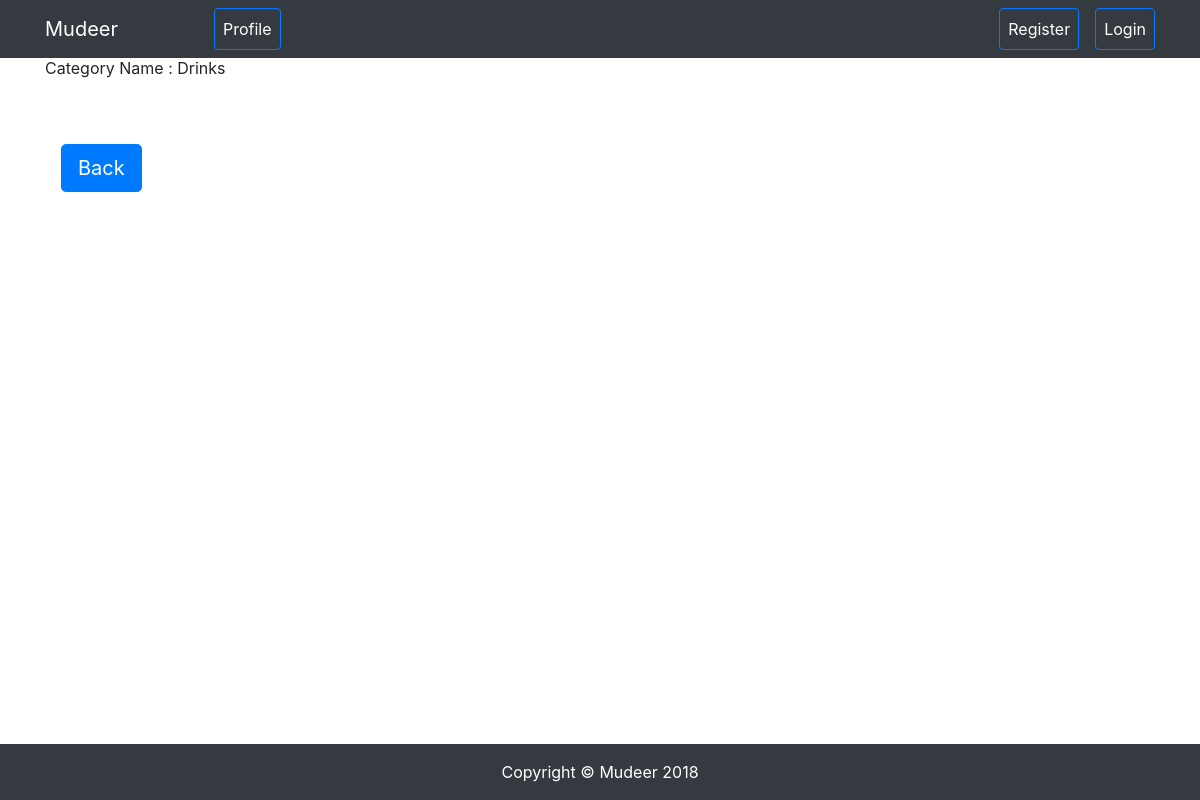
The app's page /categoryDetails/4/, older data.
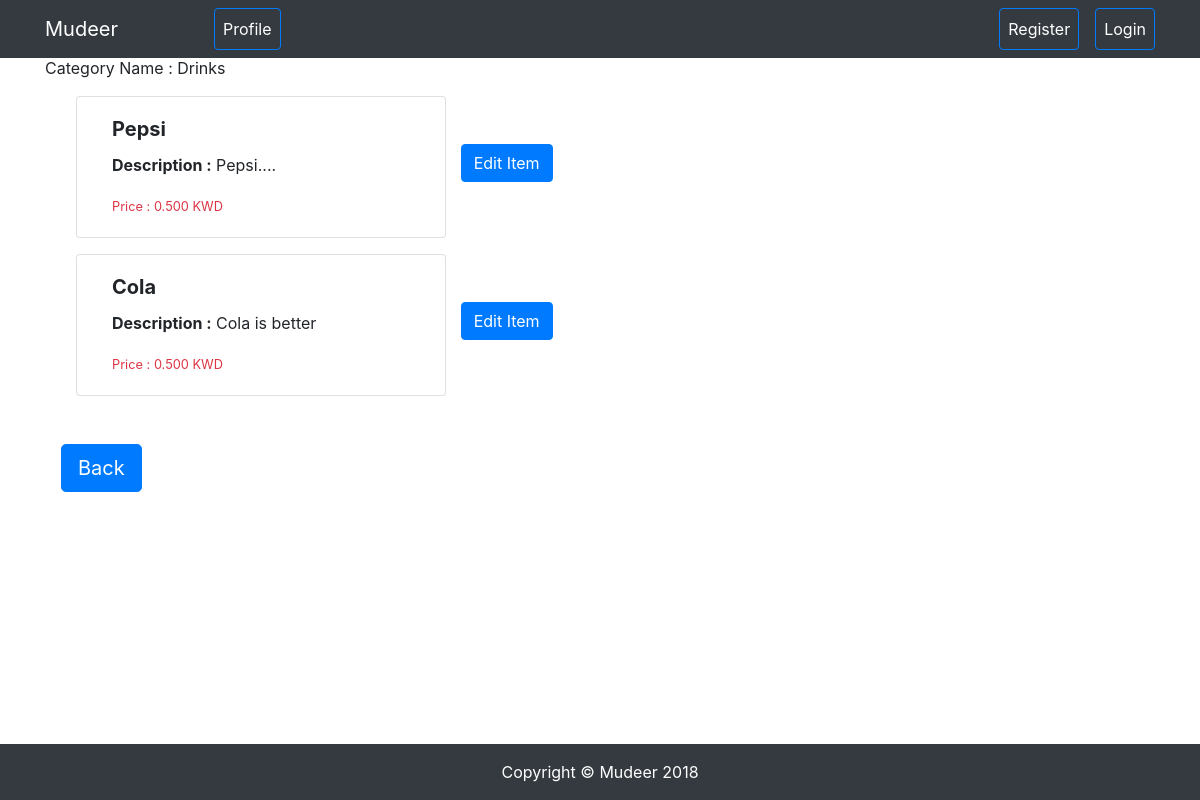
The same page, newer data.
### POSsystem/models.py (models this page shows, shortened)
class Item(models.Model):
	category = models.ForeignKey(Category, on_delete=models.CASCADE)
	name = models.CharField(max_length=25)
	description = models.TextField()
	price = models.DecimalField(max_digits=5, decimal_places=3)

### POSsystem/views.py (the view)
# urls.py: path('categoryDetails/<int:category_id>/', views.categoryDetails, name='categoryDetails'),
def categoryDetails(request, category_id):
	context = {
		"category": Category.objects.get(id=category_id)
		}
	return render(request, 'categoryDetails.html', context)

### POSsystem/templates/categoryDetails.html (shortened to what this page needs)
{% extends "base.html" %}
{% block content %}
<p>Category Name : {{category.name}}</p>
	{% for item in category.item_set.all %}
	<div class="card-deck ml-3 mt-3 ">
	  <div class="card col-md-4">
	    <div class="card-body">
	      <h5 class="card-title"> <strong> {{item.name}} </strong></h5>
	      <p class="card-text"><strong>Description :</strong> {{item.description}}</p>
	      <p class="card-text text-danger"><small class="">Price : {{item.price}} KWD</small></p>
	    </div>
	  </div>
	  <a href="{% url 'update_item' item_id=item.id %}"><button type="button" class="ml-5 mt-5 mx-auto btn btn-primary">Edit Item</button></a>
	</div>
	 {% endfor %}
	<a href="{% url 'detail' restaurant_id=category.restaurant.id %}"><button type="button" class="ml-3 mr-5 mt-5 btn btn-primary btn-lg">Back</button></a>
{% endblock content %}

Row changes from the older to the newer data that the page shows:
added Item: name "Pepsi", description "Pepsi....", price "0.500"
added Item: name "Cola", description "Cola is better", price "0.500"
